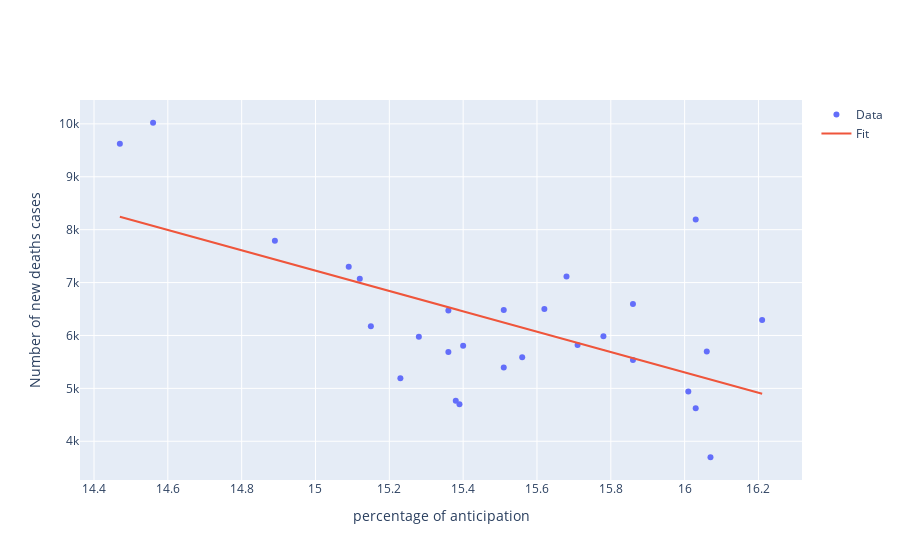

This figure's notebook cell:
### Code cell
conclusion('anticipation', 'New_Deaths', 3)

### Figure 1 — Plotly figure (JSON) as saved in the notebook; plotly's stock layout.template omitted (floating-point values rounded to 4 significant figures)
{"data": [{"mode": "markers", "name": "Data", "type": "scatter", "x": [14.47, 14.56, 14.89, 15.09, 15.12, 15.15, 15.23, 15.28, 15.36, 15.36, 15.38, 15.39, 15.4, 15.51, 15.51, 15.56, 15.62, 15.68, 15.71, 15.78, 15.86, 15.86, 16.01, 16.03, 16.03, 16.06, 16.07, 16.21], "y": [9624, 10021, 7792, 7300, 7070, 6174, 5191, 5977, 5688, 6473, 4768, 4702, 5804, 5393, 6483, 5587, 6502, 7117, 5819, 5986, 5534, 6597, 4942, 4623, 8193, 5695, 3698, 6293]}, {"mode": "lines", "name": "Fit", "type": "scatter", "x": [15.39, 15.15, 15.4, 15.71, 15.38, 15.23, 15.09, 15.36, 15.68, 15.12, 15.28, 15.56, 15.51, 15.62, 16.03, 14.47, 14.56, 15.36, 15.86, 16.01, 15.86, 15.51, 14.89, 16.21, 16.06, 16.07, 16.03, 15.78], "y": [6476.0, 6937.0, 6456.0, 5860.0, 6495.0, 6783.0, 7053.0, 6533.0, 5918.0, 6995.0, 6687.0, 6149.0, 6245.0, 6033.0, 5244.0, 8246.0, 8072.0, 6533.0, 5571.0, 5283.0, 5571.0, 6245.0, 7438.0, 4898.0, 5187.0, 5167.0, 5244.0, 5725.0]}], "layout": {"autosize": true, "hovermode": "x", "xaxis": {"anchor": "y", "autorange": true, "domain": [0, 1], "range": [14.37, 16.31], "title": {"text": "percentage of anticipation"}, "type": "linear"}, "yaxis": {"anchor": "x", "autorange": true, "domain": [0, 1], "range": [3235.0, 10480.0], "title": {"text": "Number of new deaths cases"}, "type": "linear"}}}
